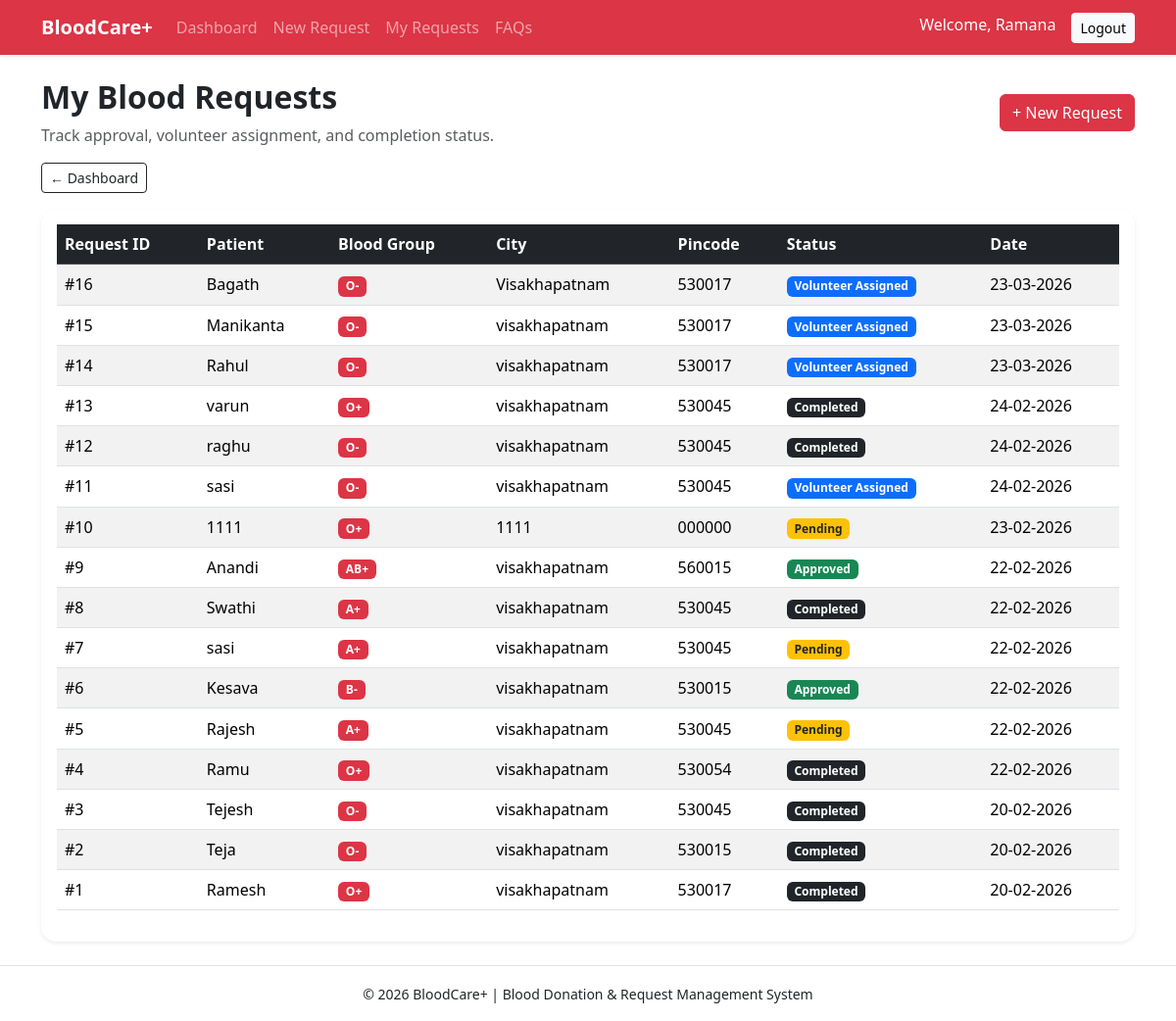
Page /requester/my (signed in) on the committed database.
### app/models.py (models this page shows, shortened)
class User(UserMixin, db.Model):
    __tablename__ = "users"
    id = db.Column(db.Integer, primary_key=True)
    name = db.Column(db.String(120), nullable=False)
    email = db.Column(db.String(120), unique=True, nullable=False)
    password_hash = db.Column(db.String(255), nullable=False)
    role = db.Column(db.String(30), nullable=False, default="donor")
    failed_attempts = db.Column(db.Integer, default=0)
    lock_until = db.Column(db.DateTime, nullable=True)
    created_at = db.Column(db.DateTime, default=datetime.utcnow)

class BloodRequest(db.Model):
    __tablename__ = "blood_requests"
    request_id = db.Column(db.Integer, primary_key=True)
    requester_user_id = db.Column(db.Integer, db.ForeignKey("users.id"), nullable=False)
    patient_name = db.Column(db.String(120), nullable=False)
    contact_number = db.Column(db.String(20), nullable=False)
    blood_group_needed = db.Column(db.String(10), nullable=False)
    city = db.Column(db.String(100), nullable=False)
    pincode = db.Column(db.String(10), nullable=False)
    status = db.Column(db.String(20), default="Pending")
    is_emergency = db.Column(db.Boolean, default=False)
    requested_at = db.Column(db.DateTime, default=datetime.utcnow)
    requester = db.relationship(
        "User",
        backref=db.backref("requests", lazy=True)
    )

### app/requester/routes.py (the view)
@requester_bp.route("/my")
@login_required
@role_required("requester")
def my_requests():
    requests_list = BloodRequest.query.filter_by(
        requester_user_id=current_user.id
    ).order_by(BloodRequest.requested_at.desc()).all()
    return render_template(
        "requester/my_requests.html",
        requests_list=requests_list
    )

### app/utils.py (called while the page is built)
def role_required(role):
    def decorator(f):
        @wraps(f)
        def decorated_function(*args, **kwargs):
            if not current_user.is_authenticated:
                abort(401)
            if current_user.role != role:
                abort(403)
            return f(*args, **kwargs)
        return decorated_function
    return decorator

### app/templates/requester/my_requests.html (shortened to what this page needs)
{% extends "base.html" %}
{% block content %}
<div class="d-flex justify-content-between align-items-center mb-3">
  <div>
    <h2 class="fw-bold">My Blood Requests</h2>
    <p class="text-muted mb-0">
      Track approval, volunteer assignment, and completion status.
    </p>
  </div>
  <a href="{{ url_for('requester.new_request') }}"
     class="btn btn-danger">
    + New Request
  </a>
</div>
<div class="mb-3">
  <a href="{{ url_for('requester.dashboard') }}"
     class="btn btn-outline-dark btn-sm">
    ← Dashboard
  </a>
</div>
<div class="card shadow-sm border-0 rounded-4">
  <div class="card-body">
    {% if requests_list %}
    <div class="table-responsive">
      <table class="table table-striped align-middle">
        <thead class="table-dark">
          <tr>
            <th>Request ID</th>
            <th>Patient</th>
            <th>Blood Group</th>
            <th>City</th>
            <th>Pincode</th>
            <th>Status</th>
            <th>Date</th>
          </tr>
        </thead>
        <tbody>
          {% for r in requests_list %}
          <tr>
            <td>#{{ r.request_id }}</td>
            <td>{{ r.patient_name }}</td>
            <td>
              <span class="badge bg-danger">
                {{ r.blood_group_needed }}
              </span>
            </td>
            <td>{{ r.city }}</td>
            <td>{{ r.pincode }}</td>
            <td>
              {% if r.status == "Pending" %}
                <span class="badge bg-warning text-dark">
                  Pending
                </span>
              {% elif r.status == "Approved" %}
                <span class="badge bg-success">
                  Approved
                </span>
              {% elif r.status == "Waiting" %}
                <span class="badge bg-primary">
                  Volunteer Assigned
                </span>
              {% elif r.status == "Completed" %}
                <span class="badge bg-dark">
                  Completed
                </span>
              {% else %}
                <span class="badge bg-secondary">
                  {{ r.status }}
                </span>
              {% endif %}
            </td>
            <td>
              {{ r.requested_at.strftime("%d-%m-%Y") }}
            </td>
          </tr>
          {% endfor %}
        </tbody>
      </table>
    </div>
    {% else %}
      <div class="alert alert-info shadow-sm">
        <strong>No requests submitted yet.</strong><br>
        Click "New Request" to create a blood request.
      </div>
    {% endif %}
  </div>
</div>
{% endblock %}

### app/templates/base.html (shortened to what this page needs)
<!DOCTYPE html>
<html lang="en">
<head>
  <link href="https://cdn.jsdelivr.net/npm/bootstrap@5.3.3/dist/css/bootstrap.min.css" rel="stylesheet">
  <link rel="stylesheet" href="{{ url_for('static', filename='css/style.css') }}">
</head>
<body>
<nav class="navbar navbar-expand-lg navbar-dark bg-danger shadow-sm">
  <div class="container">
    <a class="navbar-brand fw-bold" href="{{ url_for('main.home') }}">
      BloodCare+
    </a>
    <div class="collapse navbar-collapse" id="navMenu">
      <ul class="navbar-nav me-auto">
        {% if current_user.is_authenticated %}
          {% if current_user.role == "requester" %}
            <li class="nav-item">
              <a class="nav-link" href="{{ url_for('requester.dashboard') }}">
                Dashboard
              </a>
            </li>
            <li class="nav-item">
              <a class="nav-link" href="{{ url_for('requester.new_request') }}">
                New Request
              </a>
            </li>
            <li class="nav-item">
              <a class="nav-link" href="{{ url_for('requester.my_requests') }}">
                My Requests
              </a>
            </li>
          {% endif %}
        {% endif %}
        <li class="nav-item">
          <a class="nav-link" href="{{ url_for ('main.faq') }}">
            FAQs
          </a>
        </li>
      </ul>
      <ul class="navbar-nav">
        {% if current_user.is_authenticated %}
          <li class="nav-item">
            <span class="navbar-text me-3 text-white">
              Welcome, {{ current_user.name }}
            </span>
          </li>
          <li class="nav-item">
            <form action="{{ url_for('auth.logout') }}" method="POST" style="display:inline;">
                <button type="submit" class="btn btn-light btn-sm">
                    Logout
                </button>
            </form>
          </li>
        {% endif %}
      </ul>
    </div>
  </div>
</nav>
<main class="container my-4">
  {% block content %}{% endblock %}
</main>
<footer class="text-center py-3 mt-4 border-top">
  <small>© 2026 BloodCare+ | Blood Donation & Request Management System</small>
</footer>
</body>
</html>

### app/static/css/style.css (style rules this page uses)
body { font-family: "Segoe UI", sans-serif; }

### app/templates/base.html (style rules this page uses)
.card { transition: all 0.2s ease-in-out; }

### rows in the picture
User: name "Ramana"
BloodRequest: request_id "16", patient_name "Bagath", blood_group_needed "O-", city "Visakhapatnam", pincode "530017", status "Volunteer Assigned", requested_at "23-03-2026"
BloodRequest: request_id "15", patient_name "Manikanta", blood_group_needed "O-", city "visakhapatnam", pincode "530017", status "Volunteer Assigned", requested_at "23-03-2026"
BloodRequest: request_id "14", patient_name "Rahul", blood_group_needed "O-", city "visakhapatnam", pincode "530017", status "Volunteer Assigned", requested_at "23-03-2026"
BloodRequest: request_id "13", patient_name "varun", blood_group_needed "O+", city "visakhapatnam", pincode "530045", status "Completed", requested_at "24-02-2026"
BloodRequest: request_id "12", patient_name "raghu", blood_group_needed "O-", city "visakhapatnam", pincode "530045", status "Completed", requested_at "24-02-2026"
BloodRequest: request_id "11", patient_name "sasi", blood_group_needed "O-", city "visakhapatnam", pincode "530045", status "Volunteer Assigned", requested_at "24-02-2026"
BloodRequest: request_id "10", patient_name "1111", blood_group_needed "O+", city "1111", pincode "000000", status "Pending", requested_at "23-02-2026"
BloodRequest: request_id "9", patient_name "Anandi", blood_group_needed "AB+", city "visakhapatnam", pincode "560015", status "Approved", requested_at "22-02-2026"
BloodRequest: request_id "8", patient_name "Swathi", blood_group_needed "A+", city "visakhapatnam", pincode "530045", status "Completed", requested_at "22-02-2026"
BloodRequest: request_id "7", patient_name "sasi", blood_group_needed "A+", city "visakhapatnam", pincode "530045", status "Pending", requested_at "22-02-2026"
BloodRequest: request_id "6", patient_name "Kesava", blood_group_needed "B-", city "visakhapatnam", pincode "530015", status "Approved", requested_at "22-02-2026"
BloodRequest: request_id "5", patient_name "Rajesh", blood_group_needed "A+", city "visakhapatnam", pincode "530045", status "Pending", requested_at "22-02-2026"
BloodRequest: request_id "4", patient_name "Ramu", blood_group_needed "O+", city "visakhapatnam", pincode "530054", status "Completed", requested_at "22-02-2026"
BloodRequest: request_id "3", patient_name "Tejesh", blood_group_needed "O-", city "visakhapatnam", pincode "530045", status "Completed", requested_at "20-02-2026"
BloodRequest: request_id "2", patient_name "Teja", blood_group_needed "O-", city "visakhapatnam", pincode "530015", status "Completed", requested_at "20-02-2026"
BloodRequest: request_id "1", patient_name "Ramesh", blood_group_needed "O+", city "visakhapatnam", pincode "530017", status "Completed", requested_at "20-02-2026"
